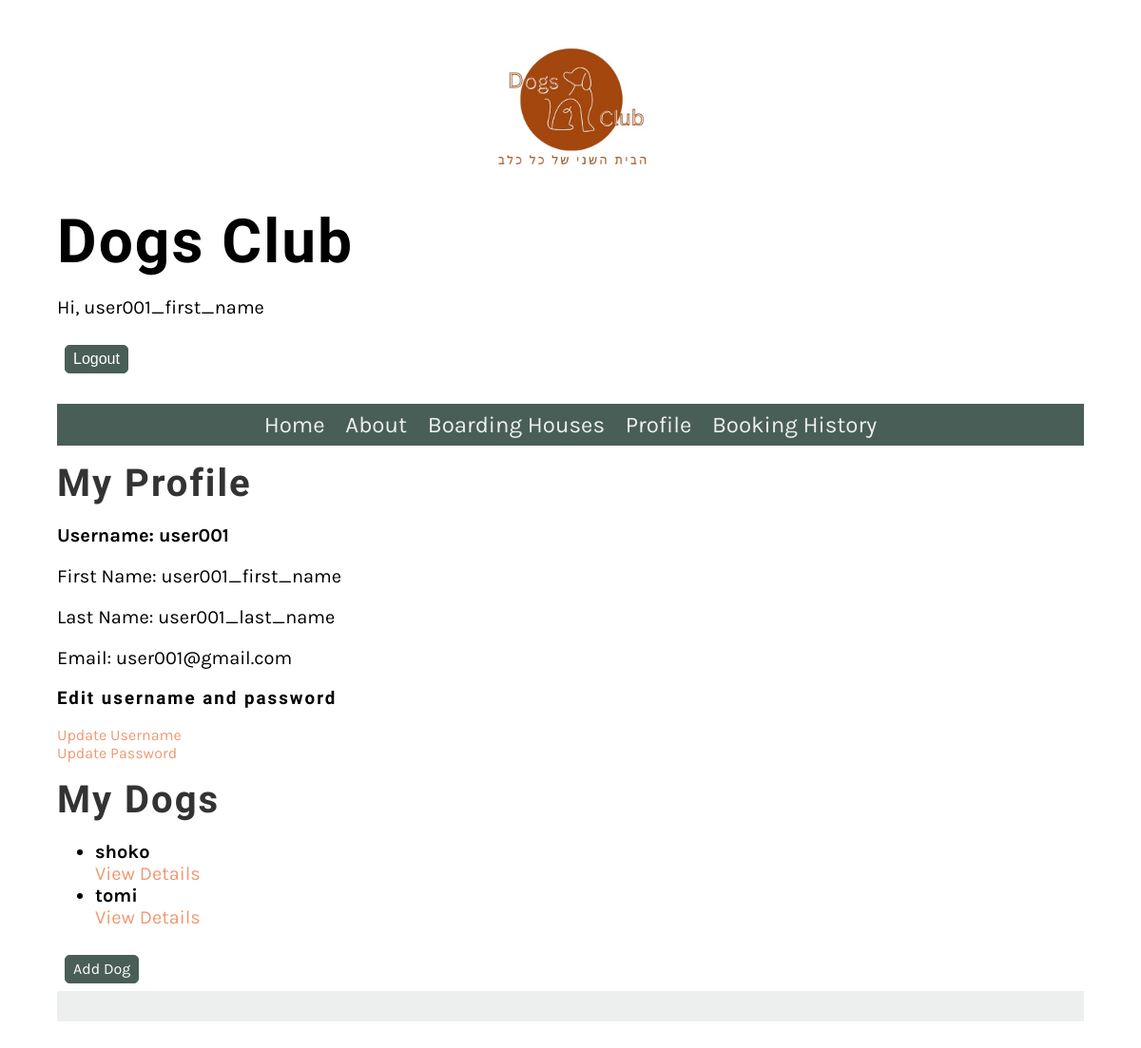
/user/profile/ (signed in), run on the app's committed database.
### Website/models.py (models this page shows, shortened)
class Profile(models.Model):
    user = models.OneToOneField(User, on_delete=models.CASCADE)
    profile_picture = models.ImageField(upload_to='profile_pictures', blank=True, null=True)

class Dog(models.Model):
    chip_id = models.CharField(primary_key=True, max_length=50, unique=True, verbose_name="CHIPID")
    name = models.CharField(max_length=20, verbose_name="Dog's name")
    owner = models.ForeignKey(User, on_delete=models.CASCADE, verbose_name="Owner")
    medicines = models.CharField(max_length=80, verbose_name="Dog's medicines")
    VACCINATION_CHOICES = [
        ('yes', 'Yes'),
        ('no', 'No')
    ]
    vaccination = models.CharField(max_length=3, choices=VACCINATION_CHOICES, verbose_name="Vaccination", help_text="User type selection (yes/no)")
    age = models.IntegerField(verbose_name="Dog's age")
    GENDER_CHOICES = [
        ('male', 'Male'),
        ('female', 'Female')
    ]
    gender = models.CharField(max_length=8, choices=GENDER_CHOICES, verbose_name="Gender", help_text="User type selection (male/female)")
    race = models.CharField(max_length=20, verbose_name="Dog's race")
    weight = models.FloatField(verbose_name="Dog's weight")
    social_level = models.CharField(max_length=100, verbose_name="Dog's social level")
    walking_requirements = models.CharField(max_length=100, verbose_name="Dog's walking requirements")
    def __str__(self):
        return self.name+ ", id:"+self.chip_id

### Website/views.py (the view, shortened to what this page needs)
# urls.py: path('user/profile/', ProfileView.as_view(), name='profile'),
class ProfileView(LoginRequiredMixin, View):
    def get(self, request):
        profile = request.user.profile
        form = ProfileForm(instance=profile)
        dogs = Dog.objects.filter(owner=request.user)
        print("dogs:",dogs)
        return render(request, 'profile.html', {'form': form, 'profile': profile, 'dogs': dogs})

### Website/templatetags/custom_filters.py (called while the page is built)
@register.filter
def has_group(user, group_name):
    return user.groups.filter(name=group_name).exists()

### Website/templates/profile.html (shortened to what this page needs)
{% extends 'base.html' %}
{% load static %}
{% load custom_filters %}
{% block content %}
    <!DOCTYPE html>
    <html>
    <head>
    </head>
    <body>
        <h2>My Profile</h2>
        <div>
            <p><b>Username: {{ profile.user.username }}</b></p>
            <p>First Name: {{ profile.user.first_name }}</p>
            <p>Last Name: {{ profile.user.last_name }}</p>
            <p>Email: {{ profile.user.email }}</p>
        </div>
        <h3>Edit username and password</h3>
        <a href="{% url 'update_username' %}" >Update Username</a></br>
        <a href="{% url 'update_password' %}">Update Password</a></br>
        {% if profile.user|has_group:"Customers" %}
            <h2>My Dogs</h2>
            <ul>
                {% for dog in dogs %}
                    <li>
                        <strong>{{ dog.name }}</strong> <br>
                        <a href="{% url 'dog_detail' dog.chip_id %}">View Details</a>
                    </li>
                {% empty %}
                    <li>No dogs available.</li>
                {% endfor %}
            </ul>
            <a href="{% url 'add_dog' %}" class = "small_button">Add Dog</a>
        {% endif %}
    </body>
    </html>
{% endblock %}

### Website/templates/base.html (shortened to what this page needs)
{% load custom_filters %}
{% load static %}
<!DOCTYPE html>
<html lang="en">
<head>
    <link
    rel="preload"
    as="style"
    href="{% static 'css/style.css' %}"
    onload="this.rel = 'stylesheet'"
  />
</head>
<body>
    <header>
        <img src="{% static 'img/logo.png' %}" alt="Logo" class="logo">
        <h1>Dogs Club</h1>
        {% if user.is_authenticated %}
                <p>Hi, {{user.first_name}}</p>
                <form method="post" action="{% url 'logout' %}">
                    <button type="submit" class = "small_button">Logout</button>
                </form>
        {% else %}
                <a href="{% url 'login' %}" >Login</a>/<a href="{% url 'register' %}" >Sign Up</a>
        {% endif %}
    </header>
    <nav>
        <ul>
            <li><a href="{% url 'home' %}">Home</a></li>
            <li><a href="{% url 'about' %}">About</a></li>
            <li><a href="{% url 'boardinghouse_list' %}">Boarding Houses</a></li>
        {% if user.is_authenticated %}
            <li><a href="{% url 'profile' %}">Profile</a></li>
            {% if request.user|has_group:"Customers" %}
                <li><a href="{% url 'booking_history' %}">Booking History</a></li>
            {% elif request.user|has_group:"Boardinghouse Owners"  %}
                <li><a href="{% url 'owner_dashboard' %}">Owner Dashboard</a></li>
            {% endif %}
        {% endif %}
        </ul>
    </nav>
<main>
    {% block content %}{% endblock %}
</main>
<footer>
</footer>
</body>
</html>

### Website/static/css/style.css (style rules this page uses)
.logo { width: 15vw; }
body { font-family: 'Karla', sans-serif; margin-top: 3rem; margin-bottom: 3rem; margin-left: 5%; margin-right: 5%; }
h1, h2, h3, h4, h5, h6 { font-family: 'Markazi Text', serif; letter-spacing: 2px;; }
h1 { font-size: 4rem; margin-top: 1.5rem; margin-bottom: 0; }
h2 { font-size: 2.5rem; color: #333333; margin:1rem 0; }
p, ul { font-size: 1.25rem;; }
a { color: #EE9972; text-decoration: none; }
header img { display: block; margin-left: auto; margin-right: auto; max-width: 100%; height: auto; }
nav { background-color: #495E57; margin-top: 1rem; margin-bottom: 1rem; margin-bottom: 0px; }
nav ul { list-style: none; font-size: 1.5rem; text-align: center; padding-inline-start: 0rem; margin-bottom: 0px; }
nav ul li { display: inline-block; margin: 0.5rem; }
nav ul a { color: #EDEFEE; text-decoration: none; }
footer { background-color: #EDEFEE; padding: 1rem; display: flex; gap: 2rem 1rem; }
.small_button { padding: .25rem .5rem; border: 1px solid #495E57; background-color: #495E57; border-radius: 5px; font-size: 1rem; display: inline-block; color: #fff; line-height: 20px; margin: 0.5rem; }

### data on the page
Profile: user.username "user001", user.first_name "user001_first_name", user.last_name "user001_last_name", user.email "user001@gmail.com"
Dog: name "shoko"
Dog: name "tomi"

### other printed values
{{ user.first_name }} "user001_first_name"
